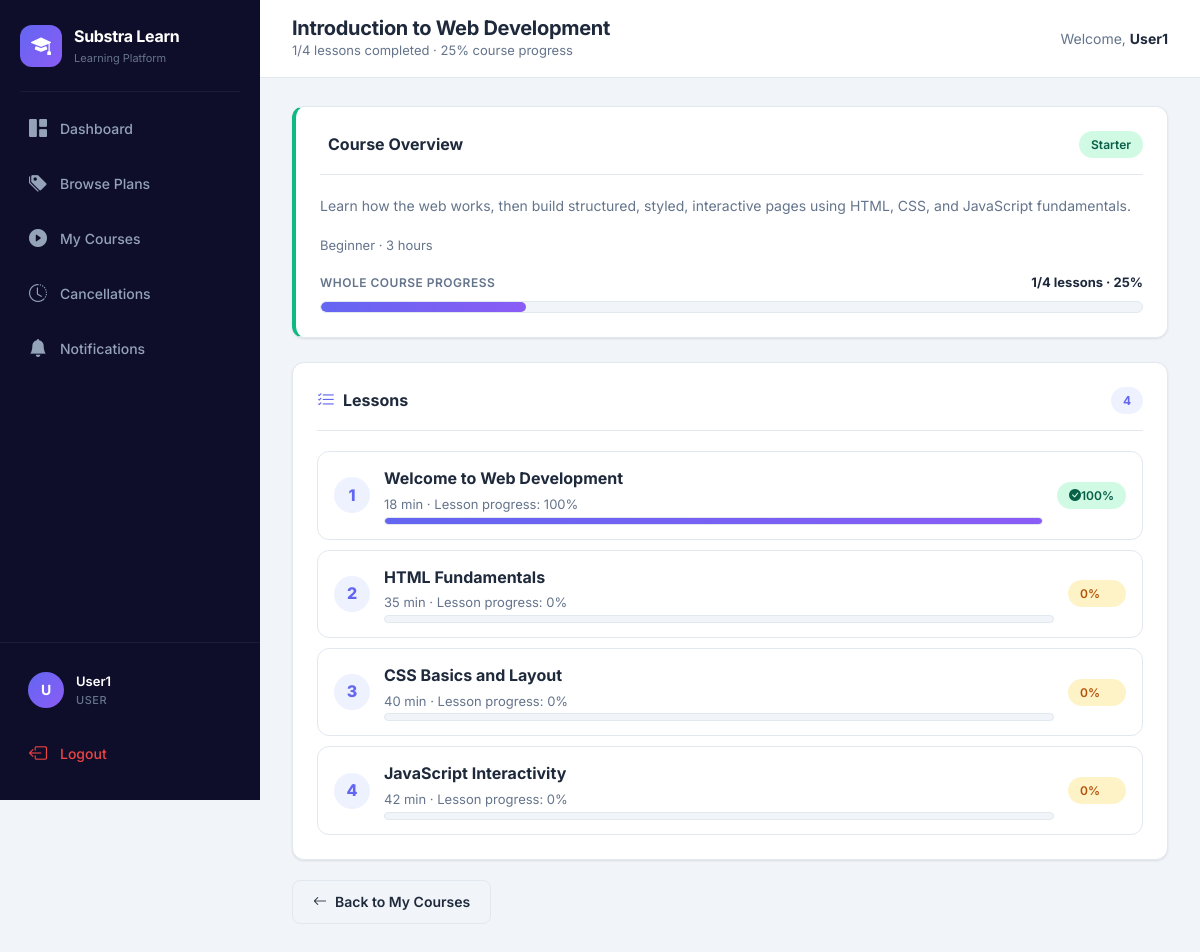
The page /course/1 (signed in) on the database its author committed.
### tables this page shows
CREATE TABLE courses (
    id INTEGER PRIMARY KEY AUTOINCREMENT,
    title TEXT NOT NULL,
    description TEXT DEFAULT '',
    plan_id INTEGER NOT NULL,
    status TEXT DEFAULT 'draft',
    thumbnail_url TEXT DEFAULT '',
    level TEXT DEFAULT '',
    duration TEXT DEFAULT '',
    created_at TEXT DEFAULT (datetime('now')),
    FOREIGN KEY (plan_id) REFERENCES plans(id)
);

CREATE TABLE plans (
    id INTEGER PRIMARY KEY AUTOINCREMENT,
    name TEXT NOT NULL,
    description TEXT DEFAULT '',
    price REAL NOT NULL,
    billing_cycle TEXT NOT NULL,
    stripe_price_id TEXT DEFAULT '',
    status TEXT DEFAULT 'active',
    trial_days INTEGER DEFAULT 0,
    created_at TEXT DEFAULT (datetime('now'))
);

CREATE TABLE lessons (
    id INTEGER PRIMARY KEY AUTOINCREMENT,
    course_id INTEGER NOT NULL,
    title TEXT NOT NULL,
    content TEXT DEFAULT '',
    video_url TEXT DEFAULT '',
    position INTEGER DEFAULT 0,
    status TEXT DEFAULT 'published',
    duration_minutes INTEGER DEFAULT 0,
    created_at TEXT DEFAULT (datetime('now')),
    FOREIGN KEY (course_id) REFERENCES courses(id) ON DELETE CASCADE
);

### app.py (the view)
@app.route("/course/<int:course_id>")
@login_required
def course_detail(course_id):
    conn = get_db(); can_access, active_sub, course = user_can_access_course(conn, session["user_id"], course_id)
    if not course:
        conn.close(); flash("Course not found", "danger"); return redirect("/my-courses")
    if not can_access:
        conn.close(); flash("Subscribe to the required plan to access this course.", "warning"); return redirect("/plans")
    lessons = conn.execute("""
        SELECT l.*, COALESCE(lp.progress_percent, 0) as lesson_percent,
               CASE WHEN COALESCE(lp.progress_percent, 0) >= 100 THEN 1 ELSE 0 END as is_completed
        FROM lessons l LEFT JOIN lesson_progress lp ON lp.lesson_id = l.id AND lp.user_id = ?
        WHERE l.course_id = ? AND l.status='published'
        ORDER BY l.position, l.id
    """, (session["user_id"], course_id)).fetchall()
    total_lessons = len(lessons)
    completed_lessons = sum(1 for lesson in lessons if lesson["is_completed"])
    progress_percent = round(sum(int(lesson["lesson_percent"] or 0) for lesson in lessons) / total_lessons) if total_lessons else 0
    conn.close()
    return render_template("course_detail.html", course=course, lessons=lessons, active_sub=active_sub, completed_lessons=completed_lessons, total_lessons=total_lessons, progress_percent=progress_percent)

### app.py (called while the page is built)
def get_db():
    conn = sqlite3.connect(os.getenv("DATABASE_PATH", DB_PATH), timeout=10)
    conn.row_factory = sqlite3.Row
    conn.execute("PRAGMA journal_mode=WAL")
    conn.execute("PRAGMA busy_timeout=10000")
    conn.execute("PRAGMA foreign_keys=ON")
    return conn

@app.context_processor
def inject_helpers():
    def csrf_field():
        return Markup(f'<input type="hidden" name="csrf_token" value="{escape(get_csrf_token())}">')
    return {"csrf_token": get_csrf_token, "csrf_field": csrf_field}

@app.before_request
def protect_posts():
    if request.method != "POST" or request.endpoint == "stripe_webhook":
        return
    sent = request.form.get("csrf_token", "")
    expected = session.get("_csrf_token", "")
    if not expected or not hmac.compare_digest(sent, expected):
        abort(400, "Invalid CSRF token")

def login_required(func):
    @wraps(func)
    def wrapper(*args, **kwargs):
        if "user_id" not in session:
            return redirect("/login")
        return func(*args, **kwargs)
    return wrapper

@app.before_request
def refresh_badges():
    if "user_id" not in session:
        return
    try:
        conn = get_db()
        session["notification_count"] = conn.execute(
            "SELECT COUNT(*) FROM notifications WHERE user_id=? AND is_read=0", (session["user_id"],)
        ).fetchone()[0]
        if session.get("role") == "admin":
            session["pending_count"] = conn.execute("SELECT COUNT(*) FROM cancellation_requests WHERE status='pending'").fetchone()[0]
            session["failed_payment_count"] = conn.execute("SELECT COUNT(*) FROM payments WHERE status='failed'").fetchone()[0]
        conn.close()
    except Exception:
        pass

def get_current_subscription(conn, user_id):
    return conn.execute("""
        SELECT s.*, p.name as plan_name, p.price, p.billing_cycle, p.trial_days, CASE WHEN p.trial_days > 0 THEN 299 ELSE p.price END as access_price
        FROM subscriptions s
        JOIN plans p ON s.plan_id = p.id
        WHERE s.user_id = ? AND s.status IN ('active', 'canceling') AND s.end_date >= date('now')
        ORDER BY s.id DESC LIMIT 1
    """, (user_id,)).fetchone()

### templates/course_detail.html (shortened to what this page needs)
{% extends "base.html" %}
{% block page_title %}{{ course['title'] }}{% endblock %}
{% block page_subtitle %}{{ completed_lessons }}/{{ total_lessons }} lessons completed · {{ progress_percent }}% course progress{% endblock %}
{% block content %}
<div class="content-card active-sub-card"><div class="card-header-custom"><h2 class="card-title"> Course Overview</h2><span class="badge-status badge-active">{{ course['plan_name'] }}</span></div><p class="text-muted-custom" style="font-size:14px;margin-bottom:18px;">{{ course['description'] }}</p><p class="text-muted-custom">{{ course['level'] or 'Self-paced' }} · {{ course['duration'] or 'Flexible duration' }}</p><div class="lesson-progress-header"><span class="detail-label">Whole Course Progress</span><strong>{{ completed_lessons }}/{{ total_lessons }} lessons · {{ progress_percent }}%</strong></div><div class="progress-track"><div class="progress-fill" style="width: {{ progress_percent }}%;"></div></div></div>
<div class="content-card mt-4"><div class="card-header-custom"><h2 class="card-title"><i class="bi bi-list-check"></i> Lessons</h2><span class="badge-count">{{ total_lessons }}</span></div>{% if lessons %}<div class="lesson-list">{% for lesson in lessons %}<a href="/lesson/{{ lesson['id'] }}" class="lesson-row"><div class="lesson-number">{{ lesson['position'] }}</div><div class="lesson-info"><strong>{{ lesson['title'] }}</strong><span>{{ lesson['duration_minutes'] }} min · Lesson progress: {{ lesson['lesson_percent']|int }}%</span><div class="progress-track progress-track-sm"><div class="progress-fill" style="width: {{ lesson['lesson_percent']|int }}%;"></div></div></div>{% if lesson['is_completed'] %}<span class="badge-status badge-active lesson-percent-pill"><i class="bi bi-check-circle-fill"></i> 100%</span>{% else %}<span class="badge-status badge-pending lesson-percent-pill">{{ lesson['lesson_percent']|int }}%</span>{% endif %}</a>{% endfor %}</div>{% else %}<div class="empty-state"><h3>No Lessons Yet</h3><p>This course does not have published lessons yet.</p></div>{% endif %}</div><div style="margin-top:20px;"><a href="/my-courses" class="btn-custom btn-secondary-custom"><i class="bi bi-arrow-left"></i> Back to My Courses</a></div>
{% endblock %}

### static/style.css (style rules this page uses)
:root { --primary: #6366F1; --primary-dark: #4F46E5; --primary-light: #A5B4FC; --primary-bg: #EEF2FF; --secondary: #8B5CF6; --success: #10B981; --success-bg: #D1FAE5; --warning: #F59E0B; --warning-bg: #FEF3C7; --danger: #EF4444; --danger-bg: #FEE2E2; --info: #06B6D4; --info-bg: #CFFAFE; --dark: #0F172A; --sidebar-bg: #0F0E2A; --sidebar-hover: #1E1B4B; --sidebar-active: #6366F1; --bg: #F1F5F9; --card: #FFFFFF; --text: #1E293B; --text-muted: #64748B; --border: #E2E8F0; --radius: 12px; --radius-sm: 8px; --radius-lg: 16px; --shadow: 0 1px 3px rgba(0,0,0,0.06), 0 1px 2px rgba(0,0,0,0.04); --shadow-md: 0 4px 6px rgba(0,0,0,0.05), 0 2px 4px rgba(0,0,0,0.03); --shadow-lg: 0 10px 25px rgba(0,0,0,0.08), 0 4px 10px rgba(0,0,0,0.04); --transition: all 0.2s ease; --sidebar-width: 260px; }
* { margin: 0; padding: 0; box-sizing: border-box; }
body { font-family: 'Inter', -apple-system, BlinkMacSystemFont, 'Segoe UI', sans-serif; background: var(--bg); color: var(--text); line-height: 1.6; -webkit-font-smoothing: antialiased; }
.content-card { background: var(--card); border-radius: var(--radius); padding: 24px; box-shadow: var(--shadow); border: 1px solid var(--border); margin-bottom: 0; }
.card-header-custom { display: flex; align-items: center; justify-content: space-between; margin-bottom: 20px; padding-bottom: 16px; border-bottom: 1px solid var(--border); }
.card-title { font-size: 16px; font-weight: 700; color: var(--text); display: flex; align-items: center; gap: 8px; margin: 0; }
.card-title i { color: var(--primary); font-size: 18px; }
.badge-count { background: var(--primary-bg); color: var(--primary); font-size: 12px; font-weight: 700; padding: 4px 12px; border-radius: 20px; }
.badge-status { display: inline-flex; align-items: center; padding: 4px 12px; border-radius: 20px; font-size: 12px; font-weight: 600; white-space: nowrap; }
.badge-active { background: var(--success-bg); color: #065F46; }
.badge-pending { background: #FEF3C7; color: #B45309; }
.btn-custom { display: inline-flex; align-items: center; justify-content: center; gap: 8px; padding: 10px 20px; border-radius: var(--radius-sm); font-size: 14px; font-weight: 600; text-decoration: none; border: none; cursor: pointer; transition: var(--transition); white-space: nowrap; }
.btn-secondary-custom { background: var(--bg); color: var(--text); border: 1px solid var(--border); }
.active-sub-card { border-left: 4px solid var(--success); }
.detail-label { font-size: 12px; font-weight: 600; color: var(--text-muted); text-transform: uppercase; letter-spacing: 0.5px; }
.text-muted-custom { color: var(--text-muted); font-size: 13px; }
.mt-4 { margin-top: 24px; }
.lesson-progress-header { display: flex; align-items: center; justify-content: space-between; gap: 12px; font-size: 13px; margin-bottom: 8px; }
.progress-track { width: 100%; height: 12px; background: var(--bg); border-radius: 999px; overflow: hidden; border: 1px solid var(--border); }
.progress-track-sm { height: 8px; }
.progress-fill { height: 100%; background: linear-gradient(135deg, var(--primary), var(--secondary)); border-radius: 999px; transition: width 0.4s ease; }
.lesson-list { display: flex; flex-direction: column; gap: 10px; }
.lesson-row { display: flex; align-items: center; gap: 14px; padding: 14px 16px; border: 1px solid var(--border); border-radius: var(--radius); text-decoration: none; color: var(--text); transition: var(--transition); background: #FFFFFF; }
.lesson-number { width: 36px; height: 36px; border-radius: 50%; background: var(--primary-bg); color: var(--primary); display: flex; align-items: center; justify-content: center; font-weight: 800; flex-shrink: 0; }
.lesson-info { display: flex; flex-direction: column; gap: 2px; flex: 1; }
.lesson-info span { color: var(--text-muted); font-size: 13px; }
.lesson-percent-pill { min-width: 58px; text-align: center; }

### rows shown on the page
courses: title "Introduction to Web Development", description "Learn how the web works, then build structured, styled, interactive pages using HTML, CSS, and JavaScript fundamentals.", level "Beginner", duration "3 hours"
plans: plan_name "Starter"
lessons: position "1", title "Welcome to Web Development", duration_minutes "18", lesson_percent "100", shows "100%"
lessons: position "2", title "HTML Fundamentals", duration_minutes "35", lesson_percent "0"
lessons: position "3", title "CSS Basics and Layout", duration_minutes "40", lesson_percent "0"
lessons: position "4", title "JavaScript Interactivity", duration_minutes "42", lesson_percent "0"

### other values the page prints
{{ session.get('user_name', 'U')[0]|upper }} "U"
{{ session.get('user_name') }} "User1"
{{ session.get('role')|upper }} "USER"
{{ completed_lessons }} "1"
{{ total_lessons }} "4"
{{ progress_percent }} "25"
